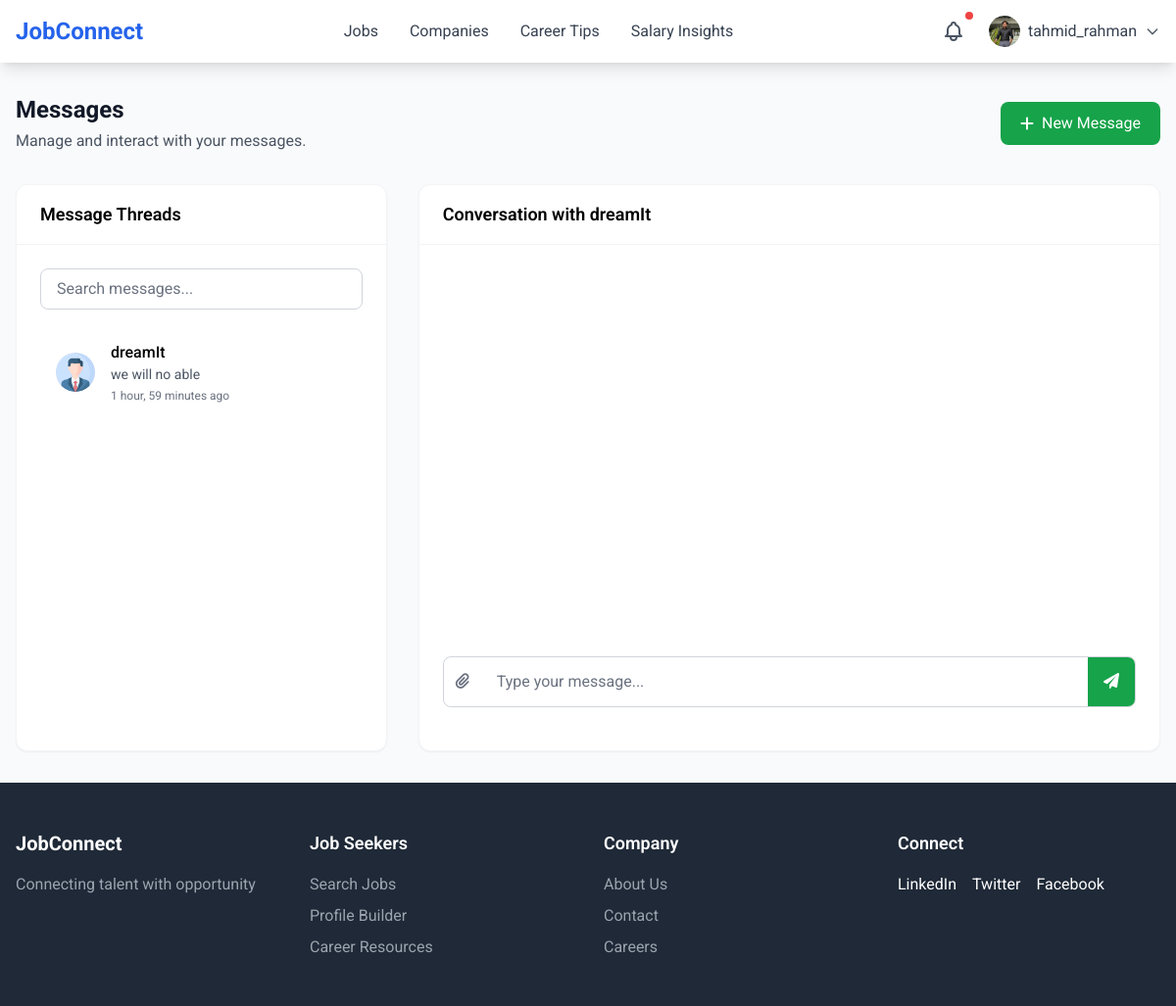
Page /messages/ (signed in) on the committed database.
### accounts/models.py (models this page shows, shortened)
class CustomUser(AbstractBaseUser, PermissionsMixin):
    id = models.AutoField(primary_key=True)
    name = models.CharField(max_length=100)
    username = models.CharField(max_length=100, unique=True)
    email = models.EmailField(unique=True)
    phone_no = models.CharField(max_length=15,null=True,blank=True)
    role = models.CharField(max_length=50, choices=[
        ('admin', 'Admin'),
        ('user', 'User'),
        ('employee', 'Employee'),
    ], default='user')
    status = models.CharField(max_length=50, choices=[
        ('approved','Approved'),
        ('pending', 'Pending'),
    ],default='pending')
    is_active = models.BooleanField(default=True)
    is_staff = models.BooleanField(default=False)
    objects = CustomUserManager()
    USERNAME_FIELD = 'email'
    REQUIRED_FIELDS = ['username', 'name']

### jobseeker/models.py (models this page shows, shortened)
class Profile(models.Model):
    user = models.OneToOneField(CustomUser, on_delete=models.CASCADE, related_name='profile')
    profile_id = models.AutoField(primary_key=True)
    profile_picture = models.ImageField(upload_to='profile_pics/', blank=True, null=True,default='profile_pics/profile_1.png')
    first_name = models.CharField(max_length=50, blank=True, null=True)
    last_name = models.CharField(max_length=50, blank=True, null=True)
    job_title = models.CharField(max_length=100, blank=True, null=True)
    location = models.CharField(max_length=100, blank=True, null=True)
    about_me = models.TextField( blank=True, null=True)

### chatApp/models.py (models this page shows, shortened)
class Thread(models.Model):
    participant1 = models.ForeignKey(
        User,
        on_delete=models.CASCADE,
        related_name='participant1')
    participant2 = models.ForeignKey(
        User,
        on_delete=models.CASCADE,
        related_name='participant2')
    updated = models.DateTimeField(auto_now=True)

class Message(models.Model):
    thread = models.ForeignKey(Thread, related_name='messages', on_delete=models.CASCADE)
    sender = models.ForeignKey(User, on_delete=models.CASCADE)
    content = models.TextField(blank=True)
    file = models.FileField(upload_to='chat_files/', blank=True, null=True)
    timestamp = models.DateTimeField(auto_now_add=True)
    is_read = models.BooleanField(default=False)
    is_edited = models.BooleanField(default=False)

### chatApp/views.py (the view)
# urls.py: path('', views.index, name='index'),
@login_required
def index(request):
    threads = (
        Thread.objects.filter(participant1=request.user) |
        Thread.objects.filter(participant2=request.user)
    ).order_by('-updated')
    thread_id = request.GET.get('thread_id')
    first_thread = None
    if thread_id:
        first_thread = get_object_or_404(Thread, id=thread_id)
        if not is_participant(first_thread, request.user):
            first_thread = None
    if not first_thread and threads.exists():
        first_thread = threads.first()
    data = []
    for thread in threads:
        other = get_other_participant(thread, request.user)
        unread = thread.messages.filter(is_read=False).exclude(sender=request.user).exists()
        data.append({
            'thread': thread,
            'participant': other,
            'has_unread': unread,
        })
    return render(request, 'chat/message.html', {
        'thread_data': data,
        'first_thread': first_thread,
        'next_url': request.GET.get('next', '')
    })

### chatApp/views.py (called while the page is built)
def get_other_participant(thread, user):
    return thread.participant2 if thread.participant1 == user else thread.participant1

### static/templates/chat/message.html (shortened to what this page needs)
{% extends 'base.html' %}
{% block nav %}
{% if request.user.role == 'employee' %}
{% include 'components/company_nav.html' %}
{% elif request.user.role == 'user' %}
{% include 'components/main_nav.html' %}
{% endif %}
{% endblock nav %}
{% block content %}
<div class="max-w-7xl mx-auto px-4 py-8">
    <div class="flex flex-col md:flex-row justify-between items-start md:items-center mb-8">
        <div class="mb-4 md:mb-0">
            <h1 class="text-2xl font-bold text-gray-900">Messages</h1>
            <p class="text-gray-600 mt-1">Manage and interact with your messages.</p>
        </div>
        <div class="flex space-x-3">
            <button onclick="openNewChatModal()"
                class="bg-green-600 hover:bg-green-700 text-white px-5 py-2.5 rounded-lg flex items-center">
                <i class="fas fa-plus mr-2"></i>New Message
            </button>
        </div>
    </div>
    <div class="flex flex-col lg:flex-row gap-8">
        <div id="message-list" class="bg-white rounded-xl shadow-sm border border-gray-100 lg:w-1/3">
            <div class="px-6 py-4 border-b border-gray-100">
                <h3 class="text-lg font-semibold">Message Threads</h3>
            </div>
            <div class="p-6">
                <div class="mb-4">
                    <input type="text" placeholder="Search messages..."
                        class="w-full px-4 py-2 border border-gray-300 rounded-lg focus:outline-none focus:ring-2 focus:ring-green-500">
                </div>
                <div class="overflow-y-auto h-[410px]" id="threads-container">
                    {% for data in thread_data %}
                    {% with other=data.participant %}
                    <div id="thread-{{ data.thread.id }}"
                        class="flex items-center space-x-4 p-4 hover:bg-gray-50 rounded-lg cursor-pointer thread-item"
                        onclick="openMessage('{{ data.thread.id }}')" data-thread-id="{{ data.thread.id }}">
                        <div
                            class="h-10 w-10 rounded-full bg-gray-200 flex items-center justify-center overflow-hidden">
                            {% if other.profile.profile_picture %}
                            <img src="{{ other.profile.profile_picture.url }}" alt="picture" class="thread-picture">
                            {% else %}
                            <i class="fas fa-user text-gray-600"></i>
                            {% endif %}
                        </div>
                        <div class="flex-1">
                            <p class="thread-name font-medium {% if data.has_unread %}font-bold{% endif %}">
                                {% if other.profile.first_name or other.profile.last_name %}
                                {{ other.profile.first_name|default:"" }} {{ other.profile.last_name|default:"" }}
                                {% else %}
                                {{ other.username }}
                                {% endif %}
                            </p>
                            <p
                                class="thread-last-message text-sm text-gray-600 {% if data.has_unread %}font-semibold{% endif %}">
                                {{ data.thread.messages.last.content|truncatechars:30 }}
                            </p>
                            <p class="thread-updated text-xs text-gray-500 mt-1">{{ data.thread.updated|timesince }} ago
                            </p>
                        </div>
                    </div>
                    {% endwith %}
                    {% empty %}
                    <div class="p-4 text-center text-gray-500">
                        No messages found
                    </div>
                    {% endfor %}
                </div>
            </div>
        </div>
        <div id="message-conversation"
            class="bg-white rounded-xl shadow-sm border border-gray-100 lg:w-2/3 hidden lg:block">
            <div class="px-6 py-4 border-b border-gray-100">
                <h3 class="text-lg font-semibold">Conversation with <span id="conversation-name">...</span></h3>
            </div>
            <div class="p-6">
                <div class="overflow-y-auto h-[380px] space-y-4 flex flex-col-reverse" id="messages-container">
                </div>
                <div class="mt-4">
                    <form id="upload-form" enctype="multipart/form-data" class="relative">
                        <div class="flex items-center border border-gray-300 rounded-lg overflow-hidden">
                            <label for="file-upload"
                                class="p-3 text-gray-500 hover:text-green-600 cursor-pointer border-r-gray-500">
                                <i class="fas fa-paperclip"></i>
                            </label>
                            <input id="message-input" type="text" placeholder="Type your message..."
                                class="flex-1 px-4 py-3 focus:outline-none border-0">
                            <button type="submit"
                                class="bg-green-600 hover:bg-green-700 text-white px-4 py-[13px] h-full overflow-hidden">
                                <i class="fas fa-paper-plane"></i>
                            </button>
                        </div>
                    </form>
                </div>
            </div>
        </div>
    </div>
</div>
{% endblock content %}
{% block footer %}
<div class="footer-container hidden md:block">
    {% include 'components/footer.html' %}</div>
{% endblock footer %}

### static/templates/components/main_nav.html (shortened to what this page needs)
<nav class="bg-white shadow-lg sticky top-0 z-[10]">
    <div class="max-w-7xl mx-auto px-4">
        <div class="flex justify-between items-center h-16">
            <a href="/jobseeker/jobs/" class="flex items-center">
                <span class="text-2xl font-bold text-blue-600">JobConnect</span>
            </a>
            <div class="hidden md:flex space-x-8">
                <a href="/jobseeker/jobs"
                    class="hover:text-blue-600 {% if '/jobseeker/jobs' in request.path %} text-blue-600 {% else %} text-gray-700 {% endif %} ">
                    Jobs
                </a>
                <a href="/jobseeker/company"
                    class="{% if '/jobseeker/company' in request.path %} text-blue-600 {% else %} text-gray-700 {% endif %} hover:text-blue-600">Companies</a>
                <a href="/jobseeker/tips"
                    class="{% if '/jobseeker/tips' in request.path %} text-blue-600 {% else %} text-gray-700 {% endif %} hover:text-blue-600">Career
                    Tips</a>
                <a href="/jobseeker/salaryinsight"
                    class="{% if '/jobseeker/salaryinsight' in request.path %} text-blue-600 {% else %} text-gray-700 {% endif %} hover:text-blue-600">Salary
                    Insights</a>
            </div>
            <div class="flex items-center space-x-4">
                <div class="relative">
                    <button id="notificationButton" class="p-2 text-gray-600 hover:text-blue-600 relative">
                        <span class="absolute top-0 right-0 w-2 h-2 bg-red-500 rounded-full"></span>
                    </button>
                </div>
                <div class="relative">
                    <button id="profileButton" class="flex items-center space-x-2 focus:outline-none">
                        <img src="{{ request.user.profile.profile_picture.url }}" alt="Profile"
                            class="w-8 h-8 rounded-full bg-black">
                        <span class="hidden md:block text-gray-700">{{ request.user.username }}</span>
                        <svg class="w-4 h-4 text-gray-600" fill="none" stroke="currentColor" viewBox="0 0 24 24">
                            <path stroke-linecap="round" stroke-linejoin="round" stroke-width="2" d="M19 9l-7 7-7-7" />
                        </svg>
                    </button>
                </div>
            </div>
        </div>
    </div>
</nav>

### rows in the picture
CustomUser: user.profile.profile_picture (picture), user.username "tahmid_rahman"
Thread: participant.profile.profile_picture (picture), participant.username "dreamIt", thread.messages.last.content "we will no able", thread.updated "1 hour, 59 minutes"
